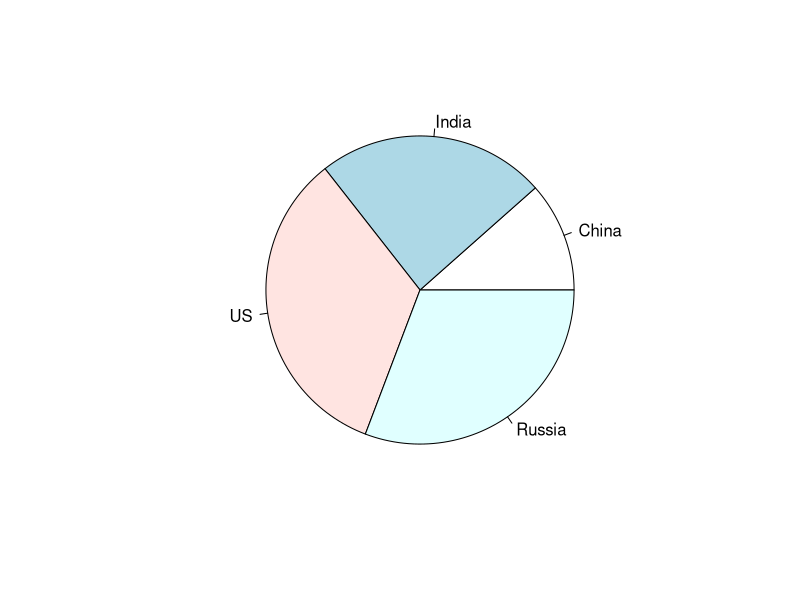
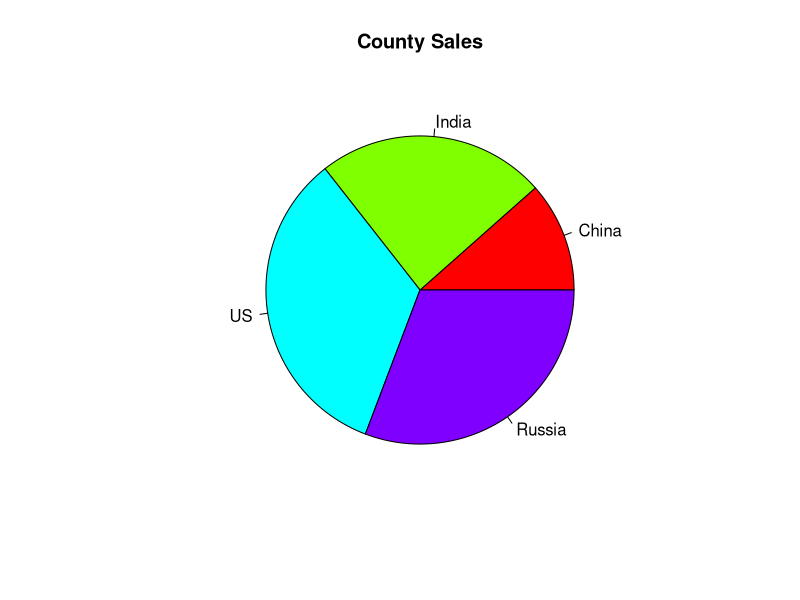
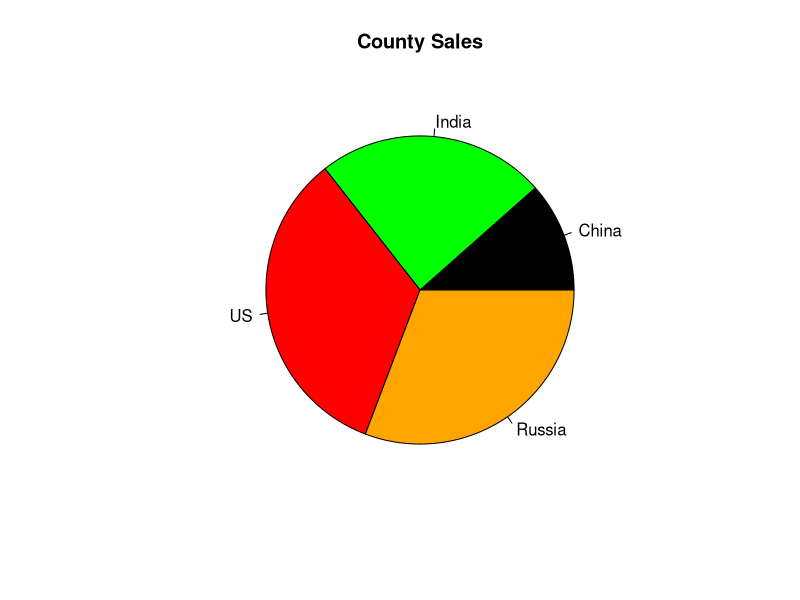
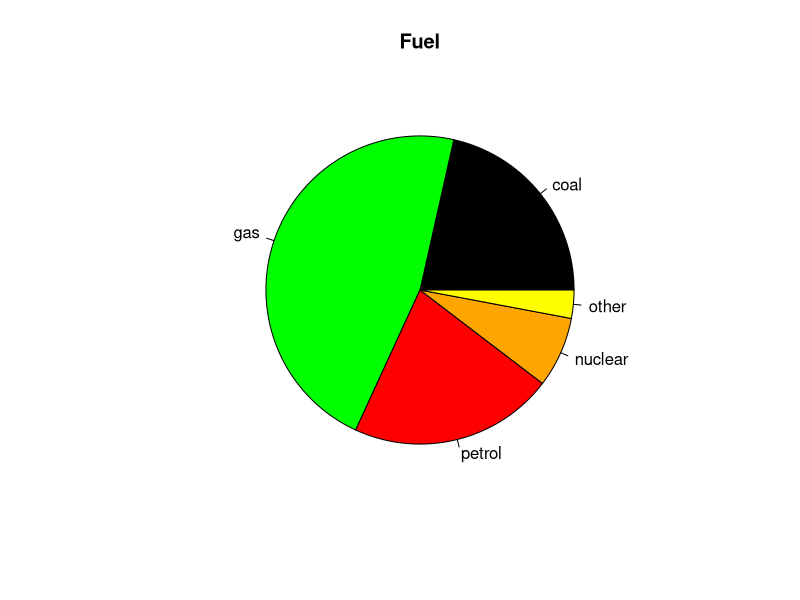

Recreate these plots in R, in order.
#data visualization
#pie chart represents information in the form of slices of a circle in diff colours.
#it is created with pie() function.
#pie() take input as vector.
#pie(input,label,main,col)
library(graphics)
x<-c(12,25,35,32)
label<-c('China','India','US','Russia')
pie(x,label)
pie(x,label,main="County Sales",col=rainbow(length(x)))
colour<-c('black','green','red','orange')
pie(x,label,main="County Sales",col=colour)



#question
energy<-c('coal','gas','petrol','nuclear','other')
production<-c(29,63,29,10,4)
colours<-c('black','green','red','orange','yellow')
pie(production,energy,main="Fuel",col = colours)


